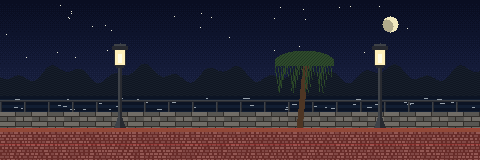

A level layout from a 2D game, rendered from its tile map. Below: a short description, then the map file with its tile-grid data intact:
An orthogonal 30x10 tile map with 16x16 px tiles, 3 tile layers (background, main, collision), 2 tilesets and 8 objects (2x Light, 2x Bat, 2x Door, CameraZone, PlayerStart).

<map version="1.8" tiledversion="1.8.0" orientation="orthogonal" renderorder="right-down" width="30" height="10" tilewidth="16" tileheight="16" infinite="0" nextlayerid="5" nextobjectid="9">
 <properties>
  <property name="music" value="park_dread" />
  <property name="room_id" value="riverside" />
  <property name="title" value="The riverside" />
  <property name="lighting" value="palette" />
  <property name="ambient" value="0.25" />
  <property name="light_levels" value="4" />
  <property name="light_curve" value="perceived" />
  <property name="light_dither" value="false" />
  <property name="backdrop" value="#101a2a" />
  <property name="glow_light" value="#fff0ba, #fffce6" />
  <property name="attach" value="Search" />
  <property name="Search.Room" value="1" />
 </properties>
 <tileset firstgid="1" name="riverside_tiles" tilewidth="16" tileheight="16" tilecount="190" columns="16">
  <properties>
   <property name="normal" value="riverside_tiles_n.png" />
  </properties>
  <image source="riverside_tiles.png" width="256" height="192" />
 </tileset>
 <tileset firstgid="191" source="../../engine/blutmond_collision.tsx" />
 <layer id="1" name="background" width="30" height="10">
  <properties>
   <property name="role" value="background" />
  </properties>
  <data encoding="csv">
1,1,1,2,3,1,1,1,1,1,1,1,4,1,1,1,1,5,6,1,1,7,1,8,1,1,1,1,1,1,
9,9,9,9,10,11,12,9,9,9,13,9,14,15,9,9,9,16,9,17,9,9,9,18,19,20,9,9,9,9,
21,22,22,22,22,22,22,23,22,22,22,22,22,22,24,22,22,22,25,22,22,22,22,26,27,22,22,22,22,22,
28,29,28,30,31,28,32,33,28,28,28,28,28,28,28,28,28,34,35,36,37,28,38,39,40,28,28,28,28,28,
41,42,43,44,45,46,47,48,49,50,51,52,53,54,55,56,57,58,59,60,61,62,63,64,65,66,67,68,69,70,
71,72,73,71,74,75,76,77,78,71,74,79,80,74,78,81,82,83,84,85,86,87,88,89,71,74,78,90,74,78,
91,92,93,94,95,96,97,98,99,100,101,102,103,104,93,105,106,107,108,109,110,111,112,113,111,114,115,116,117,118,
119,120,121,122,123,124,125,126,121,122,123,124,125,120,121,122,123,124,127,128,121,122,123,129,130,120,121,122,123,124,
0,0,0,0,0,0,0,0,0,0,0,0,0,0,0,0,0,0,0,0,0,0,0,0,0,0,0,0,0,0,
0,0,0,0,0,0,0,0,0,0,0,0,0,0,0,0,0,0,0,0,0,0,0,0,0,0,0,0,0,0
</data>
 </layer>
 <layer id="2" name="main" width="30" height="10">
  <properties>
   <property name="role" value="main" />
  </properties>
  <data encoding="csv">
0,0,0,0,0,0,0,0,0,0,0,0,0,0,0,0,0,0,0,0,0,0,0,0,0,0,0,0,0,0,
0,0,0,0,0,0,0,0,0,0,0,0,0,0,0,0,0,0,0,0,0,0,0,0,0,0,0,0,0,0,
0,0,0,0,0,0,0,0,0,0,0,0,0,0,0,0,0,0,0,0,0,0,0,0,0,0,0,0,0,0,
0,0,0,0,0,0,0,0,0,0,0,0,0,0,0,0,0,0,0,0,0,0,0,0,0,0,0,0,0,0,
0,0,0,0,0,0,0,0,0,0,0,0,0,0,0,0,0,0,0,0,0,0,0,0,0,0,0,0,0,0,
0,0,0,0,0,0,0,0,0,0,0,0,0,0,0,0,0,0,0,0,0,0,0,0,0,0,0,0,0,0,
0,0,0,0,0,0,0,0,0,0,0,0,0,0,0,0,0,0,0,0,0,0,0,0,0,0,0,0,0,0,
0,0,0,0,0,0,0,0,0,0,0,0,0,0,0,0,0,0,0,0,0,0,0,0,0,0,0,0,0,0,
131,132,133,134,135,136,137,138,139,140,141,142,143,144,145,146,147,148,149,150,151,152,153,154,155,156,157,158,159,160,
161,162,163,164,165,166,167,168,169,170,171,172,173,174,175,176,177,178,179,180,181,182,183,184,185,186,187,188,189,190
</data>
 </layer>
 <layer id="3" name="collision" width="30" height="10" opacity="0.5">
  <properties>
   <property name="role" value="collision" />
  </properties>
  <data encoding="csv">
0,0,0,0,0,0,0,0,0,0,0,0,0,0,0,0,0,0,0,0,0,0,0,0,0,0,0,0,0,0,
0,0,0,0,0,0,0,0,0,0,0,0,0,0,0,0,0,0,0,0,0,0,0,0,0,0,0,0,0,0,
0,0,0,0,0,0,0,0,0,0,0,0,0,0,0,0,0,0,0,0,0,0,0,0,0,0,0,0,0,0,
0,0,0,0,0,0,0,0,0,0,0,0,0,0,0,0,0,0,0,0,0,0,0,0,0,0,0,0,0,0,
0,0,0,0,0,0,0,0,0,0,0,0,0,0,0,0,0,0,0,0,0,0,0,0,0,0,0,0,0,0,
0,0,0,0,0,0,0,0,0,0,0,0,0,0,0,0,0,0,0,0,0,0,0,0,0,0,0,0,0,0,
0,0,0,0,0,0,0,0,0,0,0,0,0,0,0,0,0,0,0,0,0,0,0,0,0,0,0,0,0,0,
0,0,0,0,0,0,0,0,0,0,0,0,0,0,0,0,0,0,0,0,0,0,0,0,0,0,0,0,0,0,
192,192,192,192,192,192,192,192,192,192,192,192,192,192,192,192,192,192,192,192,192,192,192,192,192,192,192,192,192,192,
192,192,192,192,192,192,192,192,192,192,192,192,192,192,192,192,192,192,192,192,192,192,192,192,192,192,192,192,192,192
</data>
 </layer>
 <objectgroup id="4" name="objects">
  <properties>
   <property name="role" value="objects" />
  </properties>
  <object id="1" name="room" type="CameraZone" x="0" y="0" width="480" height="160" />
  <object id="2" name="start" type="PlayerStart" x="440" y="128">
   <point />
   <properties>
    <property name="facing" value="left" />
   </properties>
  </object>
  <object id="3" name="lamp" type="Light" x="120" y="59">
   <point />
   <properties>
    <property name="colour" value="#ffd890" />
    <property name="radius" value="150" />
    <property name="height" value="24" />
    <property name="intensity" value="1.5" />
    <property name="flicker" value="0.2" />
    <property name="flicker_speed" value="4" />
   </properties>
  </object>
  <object id="4" name="lamp_east" type="Light" x="380" y="59">
   <point />
   <properties>
    <property name="colour" value="#ffd890" />
    <property name="radius" value="150" />
    <property name="height" value="24" />
    <property name="intensity" value="1.5" />
    <property name="flicker" value="0.2" />
    <property name="flicker_speed" value="4" />
   </properties>
  </object>
  <object id="5" name="bat" type="Bat" x="250" y="70">
   <point />
  </object>
  <object id="6" name="bat_west" type="Bat" x="90" y="64">
   <point />
  </object>
  <object id="7" name="to_park" type="Door" x="464" y="80" width="16" height="48">
   <properties>
    <property name="target_room" value="park" />
    <property name="target_door" value="to_riverside" />
    <property name="direction" value="east" />
   </properties>
  </object>
  <object id="8" name="to_shrine" type="Door" x="0" y="80" width="16" height="48">
   <properties>
    <property name="target_room" value="shrine_path" />
    <property name="target_door" value="to_riverside" />
    <property name="direction" value="west" />
   </properties>
  </object>
 </objectgroup>
</map>
